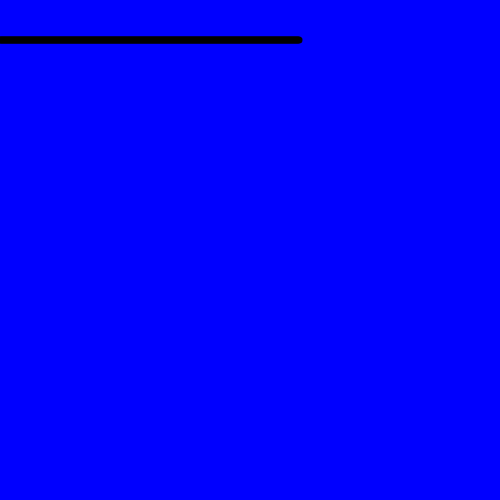
Frame 1 (no input)
Frame 60 (no input): identical to frame 1, image omitted
Frame 120 (the mouse pressed at the canvas centre since frame 60): identical to frame 1, image omitted

The p5.js sketch that drew this single still picture (run headless with seeded random() and noise() and a simulated clock; from frame 60 on, the mouse is pressed at the canvas centre):

// p5.js sketch
// ── sketch.js
/**
 * Yourfirstand Lastname
 * IGME-101: Assignment Name, m/d/19
 * Summarization of sketch activity
 */

"use strict"; //catch some common coding errors


/**
 * setup :
 */
function setup() {
    createCanvas(500, 500);
    background("Blue");

    strokeWeight(7);
    stroke("Black");
    fill("Black");
}

let locationX = 0;

/**
 * draw :
 */
function draw() {
    while (locationX < 300) {
        point(locationX, 40);
        // move point
        locationX = locationX + 1;
    }console.log( locationX);
    //do more stuff
}
